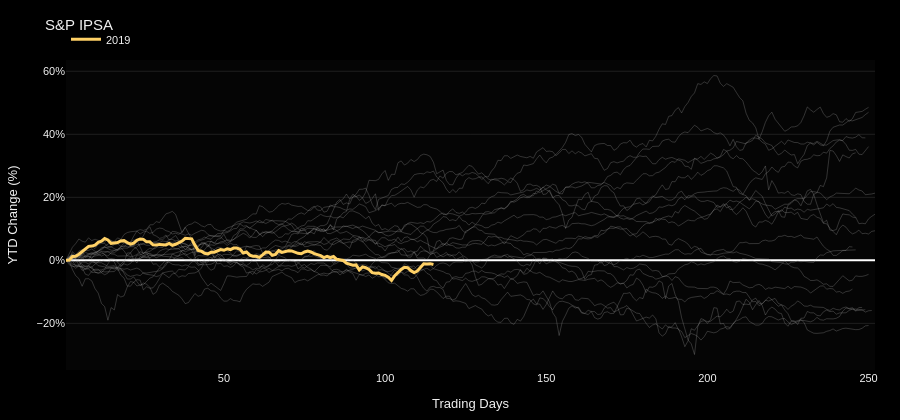

The notebook cell this image was saved under:
### Markdown cell above
## S&P IPSA

### Code cell
ipsa_ytd = plot_asset('ipsa')
ipsa_ytd.tail()

### Figure 1 — Plotly figure (JSON) as saved in the notebook; plotly's stock layout.template omitted (floating-point values rounded to 4 significant figures; data arrays with more than 128 entries replaced by an {"elided": "..."} marker saying what was removed)
{"data": [{"customdata": {"elided": "249x2 mixed values"}, "hovertemplate": "<b>%{fullData.name}</b><br>Trading day %{x}<br>YTD %{y:.2f}%<br>Price %{customdata[0]:,.2f}<br>Date %{customdata[1]|%Y-%m-%d}<extra></extra>", "line": {"color": "rgba(180,180,180,0.26)", "width": 1}, "mode": "lines", "name": "2002", "showlegend": false, "type": "scatter", "x": {"elided": "249 int values"}, "y": {"elided": "249 float values"}}, {"customdata": {"elided": "250x2 mixed values"}, "hovertemplate": "<b>%{fullData.name}</b><br>Trading day %{x}<br>YTD %{y:.2f}%<br>Price %{customdata[0]:,.2f}<br>Date %{customdata[1]|%Y-%m-%d}<extra></extra>", "line": {"color": "rgba(180,180,180,0.26)", "width": 1}, "mode": "lines", "name": "2003", "showlegend": false, "type": "scatter", "x": {"elided": "250 int values"}, "y": {"elided": "250 float values"}}, {"customdata": {"elided": "252x2 mixed values"}, "hovertemplate": "<b>%{fullData.name}</b><br>Trading day %{x}<br>YTD %{y:.2f}%<br>Price %{customdata[0]:,.2f}<br>Date %{customdata[1]|%Y-%m-%d}<extra></extra>", "line": {"color": "rgba(180,180,180,0.26)", "width": 1}, "mode": "lines", "name": "2004", "showlegend": false, "type": "scatter", "x": {"elided": "252 int values"}, "y": {"elided": "252 float values"}}, {"customdata": {"elided": "252x2 mixed values"}, "hovertemplate": "<b>%{fullData.name}</b><br>Trading day %{x}<br>YTD %{y:.2f}%<br>Price %{customdata[0]:,.2f}<br>Date %{customdata[1]|%Y-%m-%d}<extra></extra>", "line": {"color": "rgba(180,180,180,0.26)", "width": 1}, "mode": "lines", "name": "2005", "showlegend": false, "type": "scatter", "x": {"elided": "252 int values"}, "y": {"elided": "252 float values"}}, {"customdata": {"elided": "249x2 mixed values"}, "hovertemplate": "<b>%{fullData.name}</b><br>Trading day %{x}<br>YTD %{y:.2f}%<br>Price %{customdata[0]:,.2f}<br>Date %{customdata[1]|%Y-%m-%d}<extra></extra>", "line": {"color": "rgba(180,180,180,0.26)", "width": 1}, "mode": "lines", "name": "2006", "showlegend": false, "type": "scatter", "x": {"elided": "249 int values"}, "y": {"elided": "249 float values"}}, {"customdata": {"elided": "246x2 mixed values"}, "hovertemplate": "<b>%{fullData.name}</b><br>Trading day %{x}<br>YTD %{y:.2f}%<br>Price %{customdata[0]:,.2f}<br>Date %{customdata[1]|%Y-%m-%d}<extra></extra>", "line": {"color": "rgba(180,180,180,0.26)", "width": 1}, "mode": "lines", "name": "2007", "showlegend": false, "type": "scatter", "x": {"elided": "246 int values"}, "y": {"elided": "246 float values"}}, {"customdata": {"elided": "250x2 mixed values"}, "hovertemplate": "<b>%{fullData.name}</b><br>Trading day %{x}<br>YTD %{y:.2f}%<br>Price %{customdata[0]:,.2f}<br>Date %{customdata[1]|%Y-%m-%d}<extra></extra>", "line": {"color": "rgba(180,180,180,0.26)", "width": 1}, "mode": "lines", "name": "2008", "showlegend": false, "type": "scatter", "x": {"elided": "250 int values"}, "y": {"elided": "250 float values"}}, {"customdata": {"elided": "250x2 mixed values"}, "hovertemplate": "<b>%{fullData.name}</b><br>Trading day %{x}<br>YTD %{y:.2f}%<br>Price %{customdata[0]:,.2f}<br>Date %{customdata[1]|%Y-%m-%d}<extra></extra>", "line": {"color": "rgba(180,180,180,0.26)", "width": 1}, "mode": "lines", "name": "2009", "showlegend": false, "type": "scatter", "x": {"elided": "250 int values"}, "y": {"elided": "250 float values"}}, {"customdata": {"elided": "250x2 mixed values"}, "hovertemplate": "<b>%{fullData.name}</b><br>Trading day %{x}<br>YTD %{y:.2f}%<br>Price %{customdata[0]:,.2f}<br>Date %{customdata[1]|%Y-%m-%d}<extra></extra>", "line": {"color": "rgba(180,180,180,0.26)", "width": 1}, "mode": "lines", "name": "2010", "showlegend": false, "type": "scatter", "x": {"elided": "250 int values"}, "y": {"elided": "250 float values"}}, {"customdata": {"elided": "251x2 mixed values"}, "hovertemplate": "<b>%{fullData.name}</b><br>Trading day %{x}<br>YTD %{y:.2f}%<br>Price %{customdata[0]:,.2f}<br>Date %{customdata[1]|%Y-%m-%d}<extra></extra>", "line": {"color": "rgba(180,180,180,0.26)", "width": 1}, "mode": "lines", "name": "2011", "showlegend": false, "type": "scatter", "x": {"elided": "251 int values"}, "y": {"elided": "251 float values"}}, {"customdata": {"elided": "246x2 mixed values"}, "hovertemplate": "<b>%{fullData.name}</b><br>Trading day %{x}<br>YTD %{y:.2f}%<br>Price %{customdata[0]:,.2f}<br>Date %{customdata[1]|%Y-%m-%d}<extra></extra>", "line": {"color": "rgba(180,180,180,0.26)", "width": 1}, "mode": "lines", "name": "2012", "showlegend": false, "type": "scatter", "x": {"elided": "246 int values"}, "y": {"elided": "246 float values"}}, {"customdata": {"elided": "248x2 mixed values"}, "hovertemplate": "<b>%{fullData.name}</b><br>Trading day %{x}<br>YTD %{y:.2f}%<br>Price %{customdata[0]:,.2f}<br>Date %{customdata[1]|%Y-%m-%d}<extra></extra>", "line": {"color": "rgba(180,180,180,0.26)", "width": 1}, "mode": "lines", "name": "2013", "showlegend": false, "type": "scatter", "x": {"elided": "248 int values"}, "y": {"elided": "248 float values"}}, {"customdata": {"elided": "245x2 mixed values"}, "hovertemplate": "<b>%{fullData.name}</b><br>Trading day %{x}<br>YTD %{y:.2f}%<br>Price %{customdata[0]:,.2f}<br>Date %{customdata[1]|%Y-%m-%d}<extra></extra>", "line": {"color": "rgba(180,180,180,0.26)", "width": 1}, "mode": "lines", "name": "2014", "showlegend": false, "type": "scatter", "x": {"elided": "245 int values"}, "y": {"elided": "245 float values"}}, {"customdata": {"elided": "250x2 mixed values"}, "hovertemplate": "<b>%{fullData.name}</b><br>Trading day %{x}<br>YTD %{y:.2f}%<br>Price %{customdata[0]:,.2f}<br>Date %{customdata[1]|%Y-%m-%d}<extra></extra>", "line": {"color": "rgba(180,180,180,0.26)", "width": 1}, "mode": "lines", "name": "2015", "showlegend": false, "type": "scatter", "x": {"elided": "250 int values"}, "y": {"elided": "250 float values"}}, {"customdata": {"elided": "252x2 mixed values"}, "hovertemplate": "<b>%{fullData.name}</b><br>Trading day %{x}<br>YTD %{y:.2f}%<br>Price %{customdata[0]:,.2f}<br>Date %{customdata[1]|%Y-%m-%d}<extra></extra>", "line": {"color": "rgba(180,180,180,0.26)", "width": 1}, "mode": "lines", "name": "2016", "showlegend": false, "type": "scatter", "x": {"elided": "252 int values"}, "y": {"elided": "252 float values"}}, {"customdata": {"elided": "246x2 mixed values"}, "hovertemplate": "<b>%{fullData.name}</b><br>Trading day %{x}<br>YTD %{y:.2f}%<br>Price %{customdata[0]:,.2f}<br>Date %{customdata[1]|%Y-%m-%d}<extra></extra>", "line": {"color": "rgba(180,180,180,0.26)", "width": 1}, "mode": "lines", "name": "2017", "showlegend": false, "type": "scatter", "x": {"elided": "246 int values"}, "y": {"elided": "246 float values"}}, {"customdata": {"elided": "245x2 mixed values"}, "hovertemplate": "<b>%{fullData.name}</b><br>Trading day %{x}<br>YTD %{y:.2f}%<br>Price %{customdata[0]:,.2f}<br>Date %{customdata[1]|%Y-%m-%d}<extra></extra>", "line": {"color": "rgba(180,180,180,0.26)", "width": 1}, "mode": "lines", "name": "2018", "showlegend": false, "type": "scatter", "x": {"elided": "245 int values"}, "y": {"elided": "245 float values"}}, {"customdata": {"elided": "115x2 mixed values"}, "hovertemplate": "<b>%{fullData.name}</b><br>Trading day %{x}<br>YTD %{y:.2f}%<br>Price %{customdata[0]:,.2f}<br>Date %{customdata[1]|%Y-%m-%d}<extra></extra>", "line": {"color": "#ffd166", "width": 3}, "mode": "lines", "name": "2019", "showlegend": true, "type": "scatter", "x": [1, 2, 3, 4, 5, 6, 7, 8, 9, 10, 11, 12, 13, 14, 15, 16, 17, 18, 19, 20, 21, 22, 23, 24, 25, 26, 27, 28, 29, 30, 31, 32, 33, 34, 35, 36, 37, 38, 39, 40, 41, 42, 43, 44, 45, 46, 47, 48, 49, 50, 51, 52, 53, 54, 55, 56, 57, 58, 59, 60, 61, 62, 63, 64, 65, 66, 67, 68, 69, 70, 71, 72, 73, 74, 75, 76, 77, 78, 79, 80, 81, 82, 83, 84, 85, 86, 87, 88, 89, 90, 91, 92, 93, 94, 95, 96, 97, 98, 99, 100, 101, 102, 103, 104, 105, 106, 107, 108, 109, 110, 111, 112, 113, 114, 115], "y": [0.0, 0.07375, 1.245, 1.262, 1.93, 2.715, 3.367, 4.439, 4.522, 4.849, 5.73, 6.059, 6.9, 6.458, 5.38, 5.412, 5.648, 6.172, 6.254, 5.666, 5.131, 5.468, 6.392, 6.781, 6.656, 5.875, 5.884, 4.95, 4.872, 5.063, 5.097, 4.898, 5.355, 4.779, 5.091, 5.563, 6.122, 6.996, 6.913, 6.832, 4.823, 3.164, 2.913, 2.254, 2.039, 2.55, 2.565, 2.919, 3.394, 3.201, 3.67, 3.423, 3.878, 3.883, 3.519, 2.336, 2.653, 1.651, 1.33, 1.278, 0.9515, 1.73, 2.615, 2.562, 1.623, 1.904, 3.089, 2.528, 2.914, 3.052, 2.978, 2.527, 2.228, 2.087, 2.646, 2.928, 2.66, 2.125, 1.789, 1.484, 0.879, 1.294, 0.868, 1.204, 0.3163, 0.1356, -0.02264, -0.9117, -1.266, -1.558, -1.459, -3.031, -2.077, -2.344, -2.88, -3.898, -4.115, -3.99, -4.516, -4.759, -5.365, -6.38, -4.852, -3.726, -2.893, -2.18, -2.341, -3.276, -3.871, -3.4, -2.076, -1.095, -1.122, -1.046, -1.297]}], "layout": {"font": {"color": "#f2f2f2", "family": "Arial, sans-serif", "size": 11}, "height": 420, "legend": {"orientation": "h", "x": 0, "xanchor": "left", "y": 1.02, "yanchor": "bottom"}, "margin": {"b": 40, "l": 50, "r": 25, "t": 60}, "paper_bgcolor": "#000000", "plot_bgcolor": "#050505", "title": {"text": "S&P IPSA"}, "xaxis": {"showgrid": false, "title": {"text": "Trading Days"}}, "yaxis": {"gridcolor": "rgba(255,255,255,0.10)", "ticksuffix": "%", "title": {"text": "YTD Change (%)"}}}}
